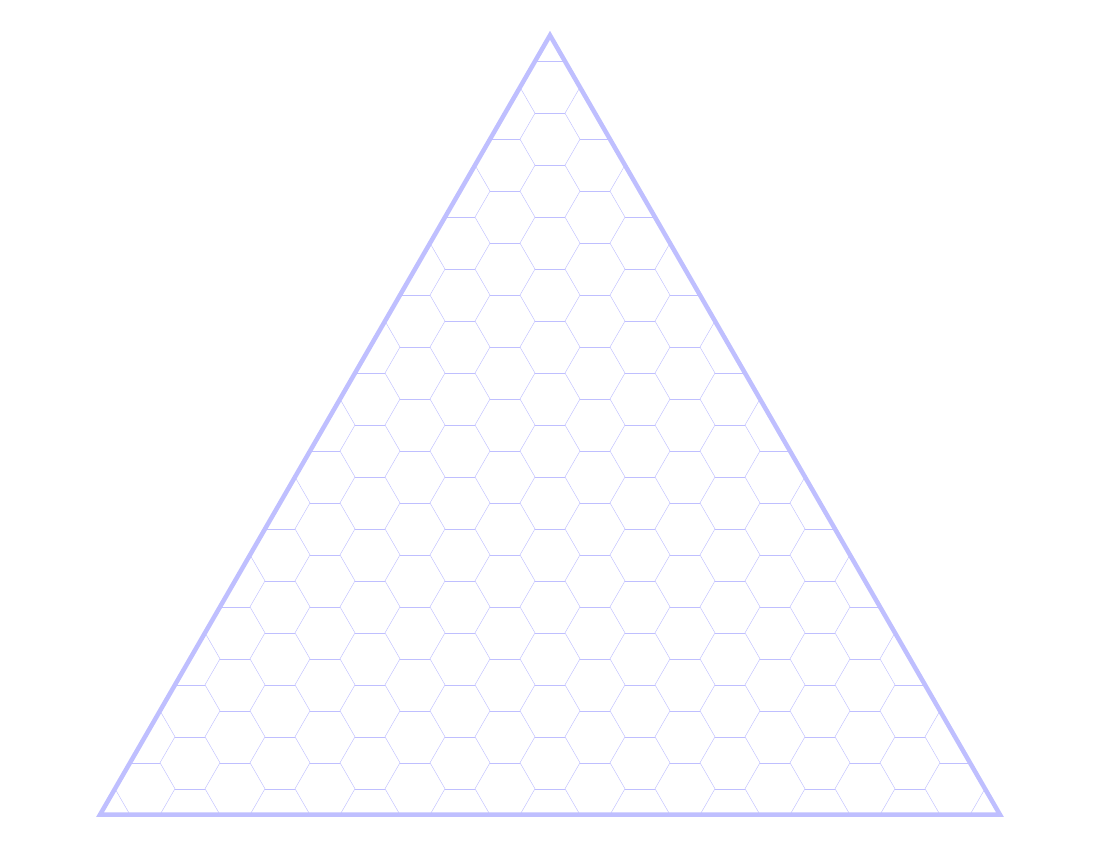

Recreate this plot in Python.
import sympy as s

from util.pdf import get_letter_canvas, draw_hexes

from util.circle import three_point_circle

from util.polyhedron import Icosahedron
from util.mapping import sx, sy, face_mappings
from util.space import rot_x, rot_y, rot_z, vector_3d, zero_3d, to_rad
from util.space import two_point_line
from util.space import line_plane_intersect


_rt3 = s.sqrt(3).evalf()
_pi = s.pi.evalf()

def make_map( filename ):

    def _sphere_to_cart( theta, phi ):
        return vector_3d( \
            s.sin( theta ) * s.cos( phi ), \
            s.cos( theta ), \
            s.sin( theta ) * s.sin( phi ) )

    def _draw_this_circle( c, Circle ):
        pass
    
    def _draw_latitude_circle( c, latitude ):    
        pass
    
    def _draw_longitude_circle( c, longitude ):
        pass


    # set up our triangle
    c = get_letter_canvas( filename )

    # hex grid
    c.setStrokeColor( (0.75, 0.75, 1) )
    # c.setLineWidth( 0.001 )
    # draw_hexes( c, 2 )
    c.setLineWidth( 0.0005 )
    draw_hexes( c, 10 )

    c.showPage()
    c.save()
    
if __name__ == '__main__':
    make_map( "panel_0.pdf" )        
